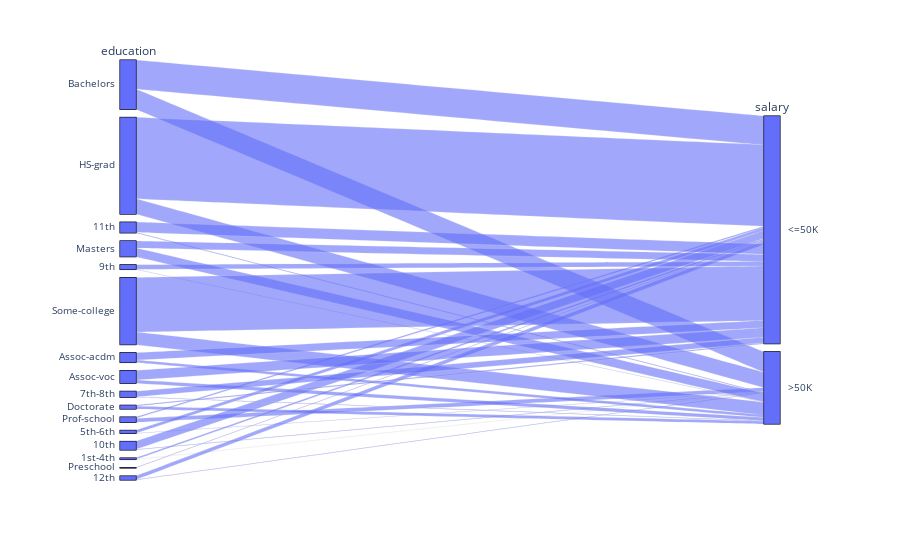

The code cell stored with this chart in its notebook:
### Code cell
grafico = px.parallel_categories(df, dimensions=['education', 'salary'])
grafico.show()

### Figure 1 — Plotly figure (JSON) as saved in the notebook; plotly's stock layout.template omitted (floating-point values rounded to 4 significant figures; data arrays with more than 128 entries replaced by an {"elided": "..."} marker saying what was removed)
{"data": [{"dimensions": [{"label": "education", "values": {"elided": "32561 str values"}}, {"label": "salary", "values": {"elided": "32561 str values"}}], "domain": {"x": [0, 1], "y": [0, 1]}, "name": "", "type": "parcats"}], "layout": {"legend": {"tracegroupgap": 0}, "margin": {"t": 60}}}
